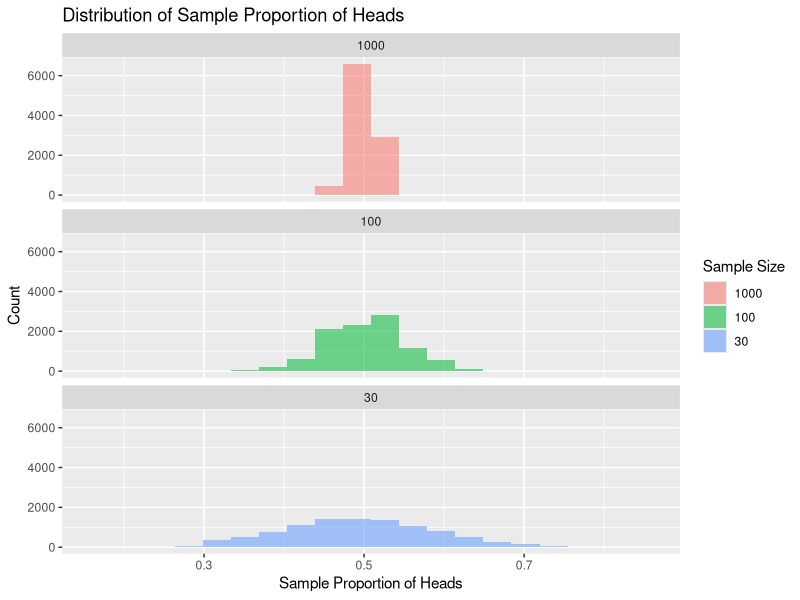

This chart was generated by the following R code:
#### Simulate Samples of a Fair Coin ####

# Importing necessary libraries
library(tidyverse)
set.seed(1234)

# Create data frame for simulation results
ns <- c(30, 100, 1000) # Sample sizes
sim_n <- 1e4 # Number of simulations

d <- data.frame(
  sample_size30 = rep(0, times = sim_n),
  sample_size100 = rep(0, times = sim_n),
  sample_size1000 = rep(0, times = sim_n)
)

# Perform simulations
for (i in 1:sim_n) {
  x <- sample(c("Heads", "Tails"), size = ns[1], replace = T)
  x2 <- sample(c("Heads", "Tails"), size = ns[2], replace = T)
  x3 <- sample(c("Heads", "Tails"), size = ns[3], replace = T)
  
  d$sample_size30[i] <- mean(x == "Heads")
  d$sample_size100[i] <- mean(x2 == "Heads")
  d$sample_size1000[i] <- mean(x3 == "Heads")
}

# Organize results
d2 <- d %>%
  pivot_longer(sample_size30:sample_size1000, names_to = "sample_size", values_to = "prop") %>%
  mutate(
    n = case_when(
      sample_size == "sample_size30" ~ "30",
      sample_size == "sample_size100" ~ "100",
      sample_size == "sample_size1000" ~ "1000"
    )
  ) %>%
  mutate(
    n = factor(n, levels = c("1000", "100", "30"))
  )

# Plot results
d2 %>%
  ggplot(aes(x = prop, fill = n)) +
  geom_histogram(alpha = .55, bins = 20) +
  facet_wrap(~n, nrow = 3) +
  xlab("Sample Proportion of Heads") +
  ylab("Count") +
  labs(fill = "Sample Size") +
  ggtitle("Distribution of Sample Proportion of Heads")